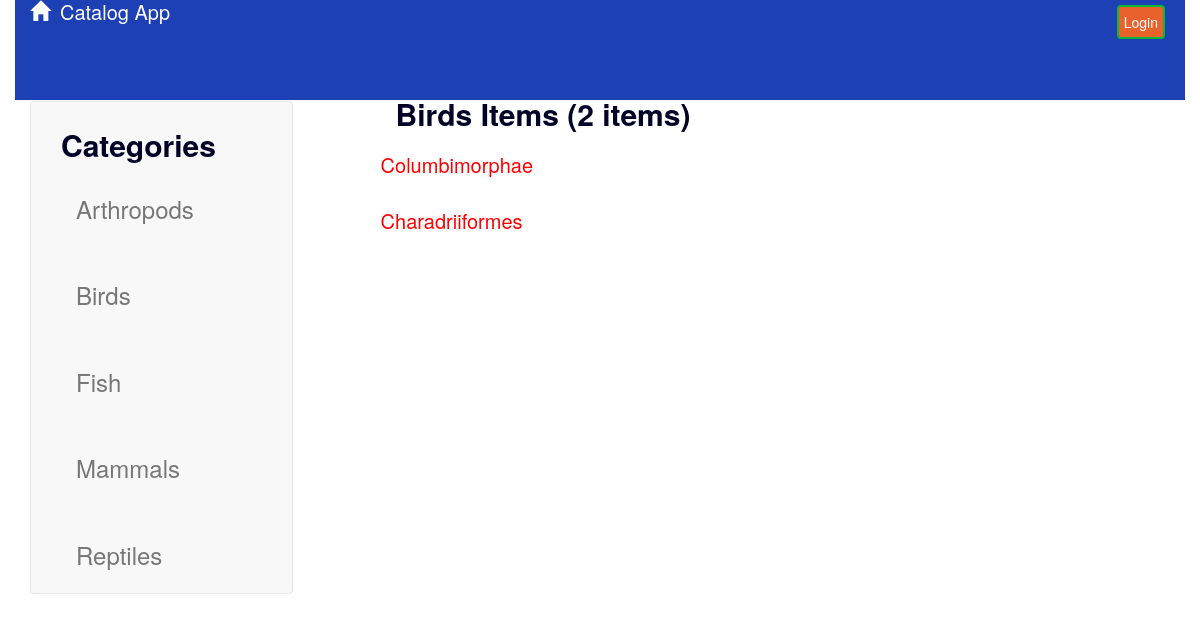
The app's page /category/2/items/ with its own data.
### database_setup.py (models this page shows, shortened)
class Category(Base):
    __tablename__ = 'category'
    id = Column(Integer, primary_key=True)
    name = Column(String(250), nullable=False)

class MenuItem(Base):
    __tablename__ = 'menu_item'
    name = Column(String(80), nullable=False)
    id = Column(Integer, primary_key=True)
    description = Column(String(250))
    category_id = Column(Integer, ForeignKey('category.id'))
    time_in = Column(DateTime, default=func.now())
    category = relationship(Category)
    user_id = Column(Integer, ForeignKey('user.id'))
    user = relationship(User)

### finalproject.py (the view)
@app.route('/category/<int:category_id>/items/')
def showMenu(category_id):
    catalog = session.query(Category).order_by(asc(Category.name))
    category = session.query(Category).filter_by(id=category_id).one()
    items = session.query(MenuItem).filter_by(category_id=category_id).all()
    if 'username' not in login_session:
        return render_template(
          'publicmenu.html',
          items=items,
          category=category,
          catalog=catalog
          )
    else:
        return render_template(
          'menu.html', items=items,
          category=category,
          catalog=catalog
          )

### templates/publicmenu.html (shortened to what this page needs)
{% extends "main.html" %}
{% block content %}
{% include "header.html" %}
	</div>
	<div class="row">
		<div class="col-md-12">
		</div>
	</div>
	<div class="container">
			<div class="row">
			{% include "nav.html" %}
			<div class="col-sm-9">
					{% if items !=[] %}
					<div class="row">
						<div class="col-md-1"></div>
						<div class="col-md-6">
							<strong>{{category.name}} Items ({{items|length}} items)</strong>
								{% for i in items %}
								<div class="row">
									<div>
										<h3 class="menu-item"><a href="{{url_for('showMenuItem', category_id = category.id, menuitem_id = i.id)}}">{{i.name}}</a></h3>
									</div>
								</div>
								{% endfor %}
						</div>
						<div class="col-md-1"></div>
					</div>
				{% endif %}
				  </div>
		</div>
		</div>
{% endblock %}

### templates/nav.html
<div class="col-sm-3">
    <div class="sidebar-nav">
      <div class="navbar navbar-default" role="navigation">
        <div class="navb"><strong>Categories</strong>
          <ul class="nav navbar-nav">
                {% for category in catalog %}
                <li class="cat">
                    <a href="{{url_for('showMenu', category_id = category.id)}}">
                        <h3 class="menu-item">{{category.name}}</h3>
                    </a>
                </li>
            {% endfor %}
          </ul>
        </div>
      </div>
    </div>
  </div>

### static/styles.css (style rules this page uses)
strong { font-size: 30px; color: #020227; line-height: 25px; }
a { font-size: 20px; color: rgb(255, 0, 0); line-height: 17px; }
.navb { padding: 30px; }
.cat { float: left; clear: both; }

### records on screen
Category: name "Arthropods"
Category: name "Birds"
Category: name "Fish"
Category: name "Mammals"
Category: name "Reptiles"
MenuItem: name "Columbimorphae"
MenuItem: name "Charadriiformes"

### other values on screen
{{ items|length }} "2"
